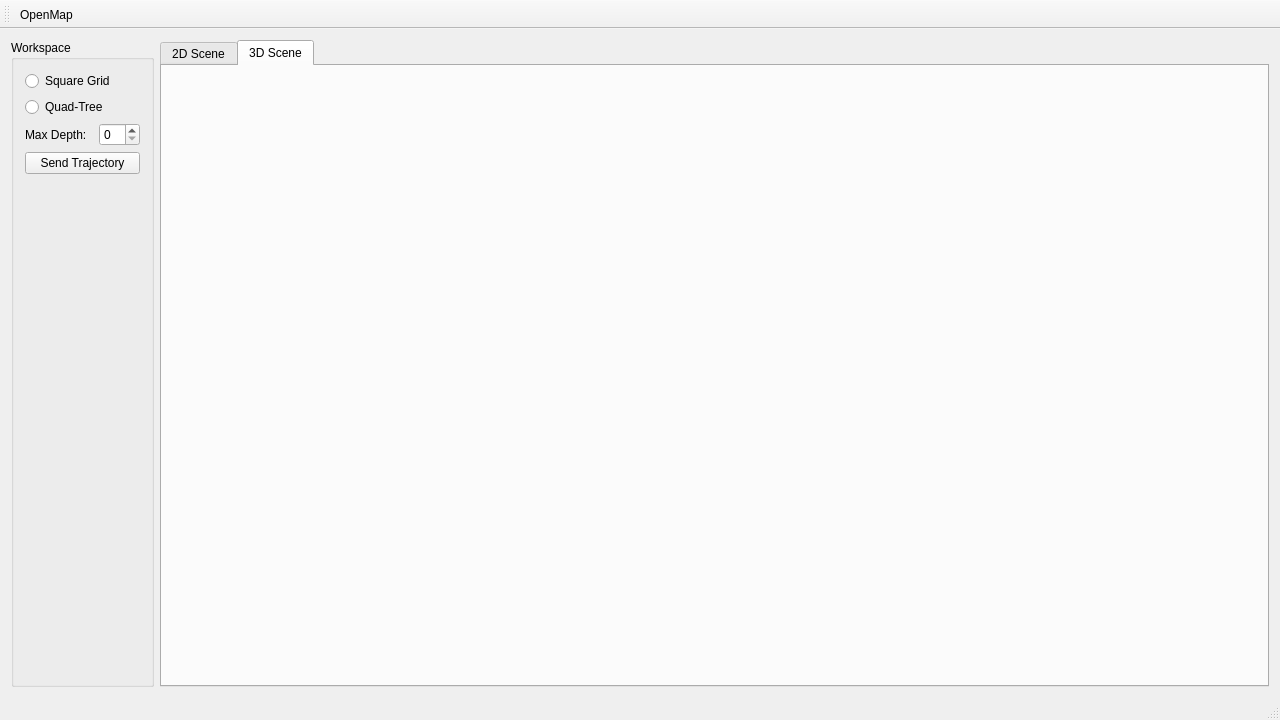
<?xml version="1.0" encoding="UTF-8"?>
<ui version="4.0">
 <class>MainWindow</class>
 <widget class="QMainWindow" name="MainWindow">
  <property name="geometry">
   <rect>
    <x>0</x>
    <y>0</y>
    <width>1280</width>
    <height>720</height>
   </rect>
  </property>
  <property name="windowTitle">
   <string>SRCL GUI</string>
  </property>
  <widget class="QWidget" name="centralWidget">
   <layout class="QGridLayout" name="gridLayout">
    <item row="0" column="1">
     <widget class="QTabWidget" name="tabWidget">
      <property name="tabPosition">
       <enum>QTabWidget::North</enum>
      </property>
      <property name="tabShape">
       <enum>QTabWidget::Rounded</enum>
      </property>
      <property name="currentIndex">
       <number>1</number>
      </property>
      <widget class="QWidget" name="tab2DScene">
       <attribute name="title">
        <string>2D Scene</string>
       </attribute>
       <layout class="QGridLayout" name="gridLayout_4"/>
      </widget>
      <widget class="QWidget" name="tab3DScene">
       <attribute name="title">
        <string>3D Scene</string>
       </attribute>
       <layout class="QGridLayout" name="gridLayout_3"/>
      </widget>
     </widget>
    </item>
    <item row="0" column="0">
     <widget class="QGroupBox" name="gbWSpace">
      <property name="maximumSize">
       <size>
        <width>250</width>
        <height>16777215</height>
       </size>
      </property>
      <property name="title">
       <string>Workspace </string>
      </property>
      <layout class="QGridLayout" name="gridLayout_2">
       <item row="0" column="0" colspan="3">
        <widget class="QRadioButton" name="rbUseSGrid">
         <property name="text">
          <string>Square Grid</string>
         </property>
         <attribute name="buttonGroup">
          <string notr="true">rbGroupCellDecomp</string>
         </attribute>
        </widget>
       </item>
       <item row="3" column="2">
        <widget class="QSpinBox" name="sbQTreeMaxDepth"/>
       </item>
       <item row="3" column="0">
        <widget class="QLabel" name="lbQTreeMaxDepth">
         <property name="text">
          <string>Max Depth:</string>
         </property>
        </widget>
       </item>
       <item row="1" column="0" colspan="3">
        <widget class="QRadioButton" name="rbUseQTree">
         <property name="text">
          <string>Quad-Tree</string>
         </property>
         <attribute name="buttonGroup">
          <string notr="true">rbGroupCellDecomp</string>
         </attribute>
        </widget>
       </item>
       <item row="4" column="0" colspan="3">
        <widget class="QPushButton" name="btnSendTraj">
         <property name="text">
          <string>Send Trajectory</string>
         </property>
        </widget>
       </item>
       <item row="5" column="0">
        <spacer name="verticalSpacer">
         <property name="orientation">
          <enum>Qt::Vertical</enum>
         </property>
         <property name="sizeHint" stdset="0">
          <size>
           <width>20</width>
           <height>40</height>
          </size>
         </property>
        </spacer>
       </item>
      </layout>
     </widget>
    </item>
   </layout>
  </widget>
  <widget class="QMenuBar" name="menuBar">
   <property name="geometry">
    <rect>
     <x>0</x>
     <y>0</y>
     <width>1280</width>
     <height>25</height>
    </rect>
   </property>
  </widget>
  <widget class="QStatusBar" name="statusBar"/>
  <widget class="QToolBar" name="mainToolBar">
   <property name="windowTitle">
    <string>toolBar</string>
   </property>
   <attribute name="toolBarArea">
    <enum>TopToolBarArea</enum>
   </attribute>
   <attribute name="toolBarBreak">
    <bool>false</bool>
   </attribute>
   <addaction name="actionOpenMap"/>
  </widget>
  <action name="actionOpenMap">
   <property name="text">
    <string>OpenMap</string>
   </property>
   <property name="toolTip">
    <string>Open Map</string>
   </property>
  </action>
 </widget>
 <layoutdefault spacing="6" margin="11"/>
 <resources/>
 <connections/>
 <buttongroups>
  <buttongroup name="rbGroupCellDecomp"/>
 </buttongroups>
</ui>
